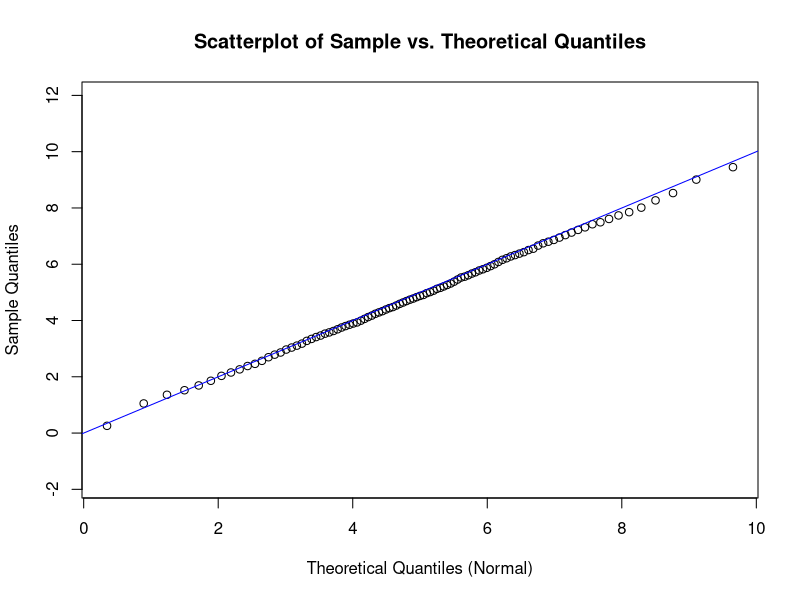
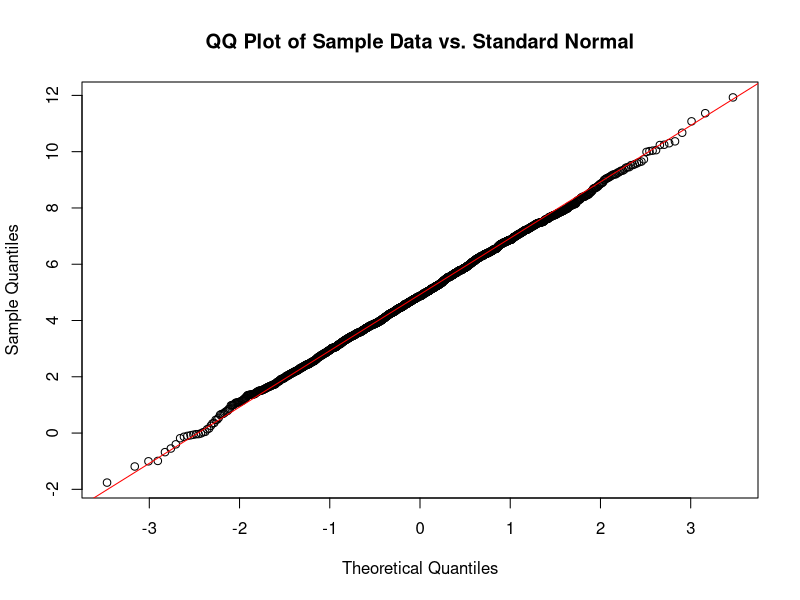

Reproduce these figures in R, in order.
# Task: We want to generate a random sample of size n from a Normal distribution 
# with fix mean mu and fix standard deviation sigma. We then explore R’s built-in cut() 
# function (without using any additional packages) to categorize the data. 
# Next, we compute and compare empirical (sample) quantiles and the corresponding 
# theoretical (population) quantiles, plot them against each other in a scatterplot, 
# and finally create a normal QQ plot using only base R functions to assess how 
# closely the sampled data follow the specified Normal distribution.



set.seed(2023) # Sets random generator seed for consistent output

# -------------------------------------------------------
# Set parameters and generate sample data
# -------------------------------------------------------
n <-  sample(1:3000, 1)    # Number of observations
mu <- 5       # Fix Mean
sigma <- 2    # Fix Standard deviation


# -------------------------------------------------------
# Generate sample data
# -------------------------------------------------------
sample_data <- rnorm(n, mean = mu, sd = sigma)

#-------------------------------------------------------
# Explore the 'cut' function
#-------------------------------------------------------
# Define breakpoints: break the data into 7 categories: from mu +/- 3*sigma
# (-Inf, mu-3*sigma]    (mu-3*sigma, mu-2*sigma]     (mu-2*sigma, mu-sigma]   
# (mu-sigma,mu]     (mu,mu+sigma]     (mu+sigma,mu+2*sigma]    
# (mu+2*sigma,mu+3*sigma]  (mu+3*sigma, Inf] 

break_points <- c(-Inf, mu - 3*sigma, mu - 2*sigma, mu - sigma, mu, 
                  mu + sigma, mu + 2 *sigma, mu + 3*sigma, Inf)

categorical_factor  <- cut(sample_data, breaks = break_points)

# See how many data points fall into each category
table(categorical_factor)

# ---------------------------------------------------------
# Empirical CDF F_hat(t) and its inverse F_hat_inv(p)
# ---------------------------------------------------------
# Sort the data
sample_data_sorted <- sort(sample_data)

# Empirical CDF function: F_hat(t)
F_hat <- function(sample_data, t) {
  return(sum(sample_data <= t) / length(sample_data))
}

# Empirical CDF inverse: 
#    Given p in [0,1], return the smallest x_i s.t. F_hat(x_i) >= p.
#    (One simple way is to choose x_sorted[ceiling(p * n)] if p>0;
#     for p=0, we can return the minimum, etc.)
F_hat_inv <- function(sample_data_sorted, p) {
  n <- length(sample_data_sorted)
  if (p <= 0) return(sample_data_sorted[1])
  if (p >= 1) return(sample_data_sorted[n])
  idx <- ceiling(p * n)
  return(sample_data_sorted[idx])
}

# -----------------------------------------------
# Compare empirical vs. theoretical quantiles
# -----------------------------------------------
# Let's pick a set of probabilities:
probs <- seq(0, 1, 0.01) 

# a) Empirical quantiles using F_hat_inv() "by hand"
sample_quantiles <- sapply(probs, function(p) F_hat_inv(sample_data_sorted, p))

# b) Theoretical quantiles from N(mu, sigma)
population_quantiles <- qnorm(probs, mean = mu, sd = sigma)

cat("\nEmpirical quantiles (by hand):\n")
print(sample_quantiles)
cat("\nTheoretical quantiles:\n")
print(population_quantiles)


################ Sol 2 #################################
#-------------------------------------------------------
# Compute sample quantiles
#-------------------------------------------------------
# Generates the quantiles for a normal distribution from 0 to 1 by increments of 0.01
# probs <- seq(0, 1, 0.01)   
# sample_quantiles <- quantile(sample_data, probs = probs)
#-------------------------------------------------------
# Compute theoretical (population) quantiles
#-------------------------------------------------------
# For a Normal(mu, sigma), the quantiles are qnorm(probs, mean = mu, sd = sigma)
# population_quantiles <- qnorm(probs, mean = mu, sd = sigma)


#-------------------------------------------------------
# Create a scatterplot of sample vs. theoretical quantiles
#-------------------------------------------------------
plot(population_quantiles, sample_quantiles,
     xlab = "Theoretical Quantiles (Normal)",
     ylab = "Sample Quantiles",
     main = "Scatterplot of Sample vs. Theoretical Quantiles")
abline(0, 1, col = "blue")  # Add reference line

#-------------------------------------------------------
# Create a normal QQ plot (base R)
#-------------------------------------------------------
# Using qqnorm (centers and scales for standard normal)
qqnorm(sample_data, main = "QQ Plot of Sample Data vs. Standard Normal")
qqline(sample_data, col = "red")
